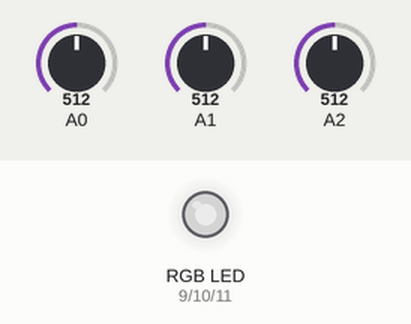
Recording of a sketch running on a simulated Arduino Uno, built with avr-gcc and run on an emulated ATmega328P. On the bench: an RGB LED mixed from three pins (HIGH = lit). The test bench sets the inputs (shaded band); at power-on: A0 = 512, A1 = 512, A2 = 512. Dim RGB values are drawn brighter than linear.

Above: at 1.2 s.
1.3 s: A0 set to 716
At 2.0 s:
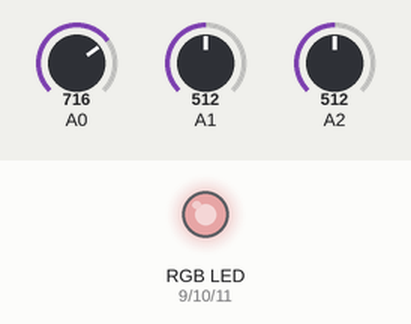
2.8 s: A1 set to 716
At 3.1 s:
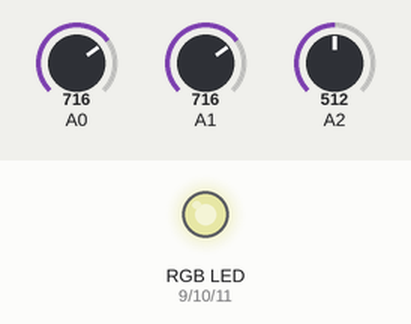
4.3 s: A2 set to 716
At 5.5 s:
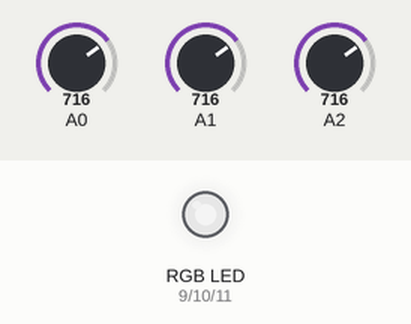
5.8 s: A0 set to 900
At 6.6 s:
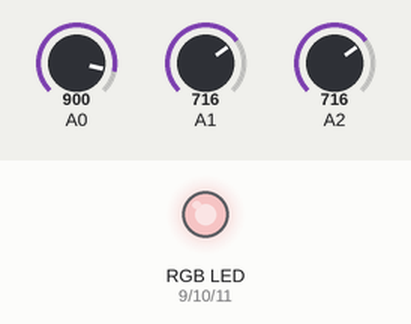
7.3 s: A1 set to 900
At 7.7 s:
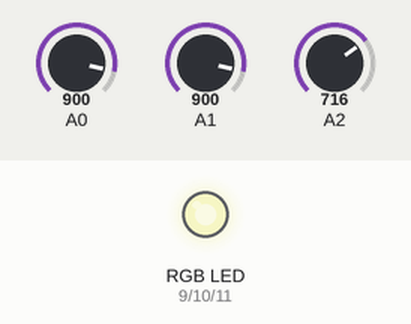
8.8 s: A2 set to 900
At 10.1 s:
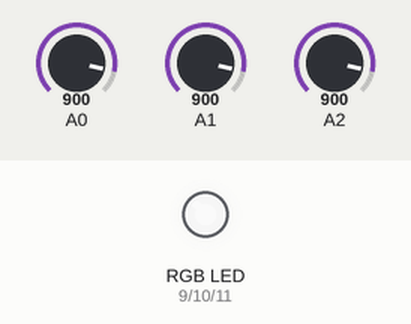
Timing chart, 0 to 11.3 s (numbered marks = the images above; inputs shaded):
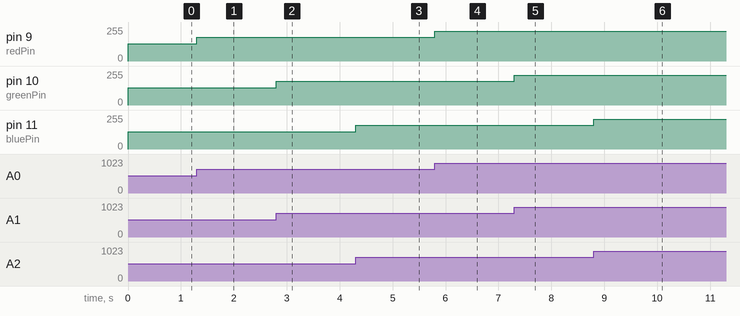

The sketch:

code.ino
```cpp
// RGB Color Mixer

// LED pins
int redPin = 9;
int greenPin = 10;
int bluePin = 11;

void setup() {
  // Set LED pins as outputs
  pinMode(redPin, OUTPUT);
  pinMode(greenPin, OUTPUT);
  pinMode(bluePin, OUTPUT);
}

void loop() {
  // Read potentiometers
  int red = analogRead(A0) / 4;
  int green = analogRead(A1) / 4;
  int blue = analogRead(A2) / 4;

  // Set LED colors
  analogWrite(redPin, red);
  analogWrite(greenPin, green);
  analogWrite(bluePin, blue);
}
```

Measured:
- after the input at 1.3 s, pin 9 (redPin): 128/255 → 179/255 at once
- after the input at 2.8 s, pin 10 (greenPin): 128/255 → 179/255 at once
- after the input at 4.3 s, pin 11 (bluePin): 128/255 → 179/255 at once
- after the input at 5.8 s, pin 9 (redPin): 179/255 → 225/255 at once
- after the input at 7.3 s, pin 10 (greenPin): 179/255 → 225/255 at once
- after the input at 8.8 s, pin 11 (bluePin): 179/255 → 225/255 at once
